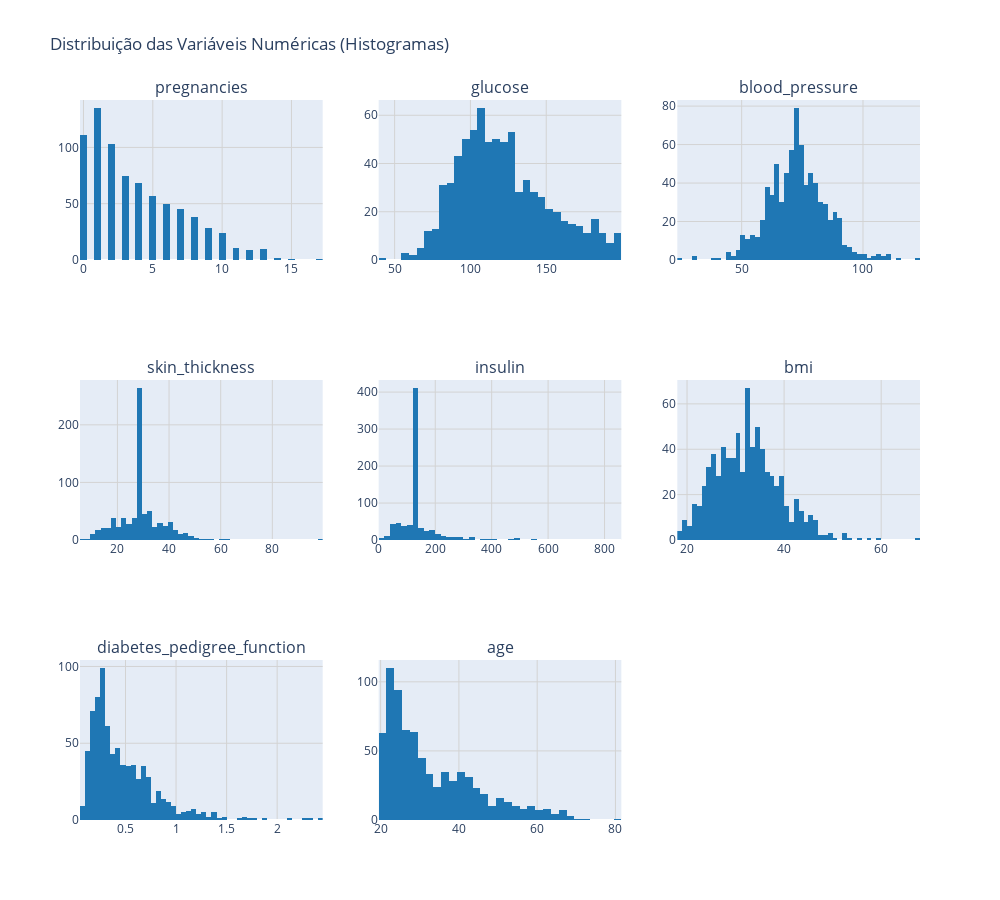

Source (notebook cell):
### Markdown cell above
> Esta tabela apresenta as estatísticas descritivas das variáveis numéricas do dataset, incluindo o número de registros, média, desvio padrão, quartis (Q1, mediana, Q3), valores mínimos e máximos. Essas métricas ajudam a entender a distribuição, a variabilidade e a presença de possíveis outliers para cada atributo relevante ao diagnóstico de diabetes.

Insights:

- Os valores de insulina apresentam grande dispersão (desvio padrão alto e máximo muito elevado), sugerindo outliers ou casos clínicos extremos.

- Glucose, blood_pressure, skin_thickness, bmi e age têm distribuições compatíveis com dados clínicos populacionais, embora em todas as variáveis haja variação considerável entre mínimo e máximo.

> De modo geral, a tabela revela um conjunto de dados realista e variado, com indícios de assimetrias e necessidade de atenção especial a outliers na preparação do modelo.

> Observação:
>> A tabela de estatísticas descritivas a seguir apresenta apenas as variáveis numéricas de interesse clínico, excluindo a variável target (outcome), por ser alvo da modelagem preditiva, e também as variáveis sinalizadoras flag_*, utilizadas apenas para rastrear etapas de imputação técnica do dataset e não representam atributos biológicos dos pacientes.

### Code cell
# Numeric variables ignorando a target e as flags_
NUMERIC_COLS = [
    col
    for col in df3.select_dtypes(include=["int8", "float32"]).columns
    if col != "outcome" and not col.startswith("flag_")
]

n_rows = 3
n_cols = 3

fig = make_subplots(
    rows=n_rows,
    cols=n_cols,
    subplot_titles=NUMERIC_COLS,
)

for i, col in enumerate(NUMERIC_COLS):
    row = (i // n_rows) + 1
    col_pos = (i % n_cols) + 1

    fig.add_trace(
        go.Histogram(
            x=df3[col],
            name=col,
            marker_color="#1f77b4",
            nbinsx=50,
        ),
        row=row,
        col=col_pos,
    )

    fig.update_traces(showlegend=False, row=row, col=col_pos)

fig.update_layout(
    title_text="Distribuição das Variáveis Numéricas (Histogramas)",
    height=900,
    width=1000,
)

fig.update_xaxes(showgrid=True, gridwidth=1, gridcolor="LightGrey")
fig.update_yaxes(showgrid=True, gridwidth=1, gridcolor="LightGrey")

### Figure 1 — Plotly figure (JSON) as saved in the notebook; plotly's stock layout.template omitted (floating-point values rounded to 4 significant figures; data arrays with more than 128 entries replaced by an {"elided": "..."} marker saying what was removed)
{"data": [{"marker": {"color": "#1f77b4"}, "name": "pregnancies", "nbinsx": 50, "showlegend": false, "type": "histogram", "x": {"elided": "768 int values"}, "xaxis": "x", "yaxis": "y"}, {"marker": {"color": "#1f77b4"}, "name": "glucose", "nbinsx": 50, "showlegend": false, "type": "histogram", "x": {"elided": "768 float values"}, "xaxis": "x2", "yaxis": "y2"}, {"marker": {"color": "#1f77b4"}, "name": "blood_pressure", "nbinsx": 50, "showlegend": false, "type": "histogram", "x": {"elided": "768 float values"}, "xaxis": "x3", "yaxis": "y3"}, {"marker": {"color": "#1f77b4"}, "name": "skin_thickness", "nbinsx": 50, "showlegend": false, "type": "histogram", "x": {"elided": "768 float values"}, "xaxis": "x4", "yaxis": "y4"}, {"marker": {"color": "#1f77b4"}, "name": "insulin", "nbinsx": 50, "showlegend": false, "type": "histogram", "x": {"elided": "768 float values"}, "xaxis": "x5", "yaxis": "y5"}, {"marker": {"color": "#1f77b4"}, "name": "bmi", "nbinsx": 50, "showlegend": false, "type": "histogram", "x": {"elided": "768 float values"}, "xaxis": "x6", "yaxis": "y6"}, {"marker": {"color": "#1f77b4"}, "name": "diabetes_pedigree_function", "nbinsx": 50, "showlegend": false, "type": "histogram", "x": {"elided": "768 float values"}, "xaxis": "x7", "yaxis": "y7"}, {"marker": {"color": "#1f77b4"}, "name": "age", "nbinsx": 50, "showlegend": false, "type": "histogram", "x": {"elided": "768 float values"}, "xaxis": "x8", "yaxis": "y8"}], "layout": {"annotations": [{"font": {"size": 16}, "showarrow": false, "text": "pregnancies", "x": 0.1444, "xanchor": "center", "xref": "paper", "y": 1, "yanchor": "bottom", "yref": "paper"}, {"font": {"size": 16}, "showarrow": false, "text": "glucose", "x": 0.5, "xanchor": "center", "xref": "paper", "y": 1, "yanchor": "bottom", "yref": "paper"}, {"font": {"size": 16}, "showarrow": false, "text": "blood_pressure", "x": 0.8556, "xanchor": "center", "xref": "paper", "y": 1, "yanchor": "bottom", "yref": "paper"}, {"font": {"size": 16}, "showarrow": false, "text": "skin_thickness", "x": 0.1444, "xanchor": "center", "xref": "paper", "y": 0.6111, "yanchor": "bottom", "yref": "paper"}, {"font": {"size": 16}, "showarrow": false, "text": "insulin", "x": 0.5, "xanchor": "center", "xref": "paper", "y": 0.6111, "yanchor": "bottom", "yref": "paper"}, {"font": {"size": 16}, "showarrow": false, "text": "bmi", "x": 0.8556, "xanchor": "center", "xref": "paper", "y": 0.6111, "yanchor": "bottom", "yref": "paper"}, {"font": {"size": 16}, "showarrow": false, "text": "diabetes_pedigree_function", "x": 0.1444, "xanchor": "center", "xref": "paper", "y": 0.2222, "yanchor": "bottom", "yref": "paper"}, {"font": {"size": 16}, "showarrow": false, "text": "age", "x": 0.5, "xanchor": "center", "xref": "paper", "y": 0.2222, "yanchor": "bottom", "yref": "paper"}], "height": 900, "title": {"text": "Distribuição das Variáveis Numéricas (Histogramas)"}, "width": 1000, "xaxis": {"anchor": "y", "domain": [0, 0.2889], "gridcolor": "LightGrey", "gridwidth": 1, "showgrid": true}, "xaxis2": {"anchor": "y2", "domain": [0.3556, 0.6444], "gridcolor": "LightGrey", "gridwidth": 1, "showgrid": true}, "xaxis3": {"anchor": "y3", "domain": [0.7111, 1], "gridcolor": "LightGrey", "gridwidth": 1, "showgrid": true}, "xaxis4": {"anchor": "y4", "domain": [0, 0.2889], "gridcolor": "LightGrey", "gridwidth": 1, "showgrid": true}, "xaxis5": {"anchor": "y5", "domain": [0.3556, 0.6444], "gridcolor": "LightGrey", "gridwidth": 1, "showgrid": true}, "xaxis6": {"anchor": "y6", "domain": [0.7111, 1], "gridcolor": "LightGrey", "gridwidth": 1, "showgrid": true}, "xaxis7": {"anchor": "y7", "domain": [0, 0.2889], "gridcolor": "LightGrey", "gridwidth": 1, "showgrid": true}, "xaxis8": {"anchor": "y8", "domain": [0.3556, 0.6444], "gridcolor": "LightGrey", "gridwidth": 1, "showgrid": true}, "xaxis9": {"anchor": "y9", "domain": [0.7111, 1], "gridcolor": "LightGrey", "gridwidth": 1, "showgrid": true}, "yaxis": {"anchor": "x", "domain": [0.7778, 1], "gridcolor": "LightGrey", "gridwidth": 1, "showgrid": true}, "yaxis2": {"anchor": "x2", "domain": [0.7778, 1], "gridcolor": "LightGrey", "gridwidth": 1, "showgrid": true}, "yaxis3": {"anchor": "x3", "domain": [0.7778, 1], "gridcolor": "LightGrey", "gridwidth": 1, "showgrid": true}, "yaxis4": {"anchor": "x4", "domain": [0.3889, 0.6111], "gridcolor": "LightGrey", "gridwidth": 1, "showgrid": true}, "yaxis5": {"anchor": "x5", "domain": [0.3889, 0.6111], "gridcolor": "LightGrey", "gridwidth": 1, "showgrid": true}, "yaxis6": {"anchor": "x6", "domain": [0.3889, 0.6111], "gridcolor": "LightGrey", "gridwidth": 1, "showgrid": true}, "yaxis7": {"anchor": "x7", "domain": [0, 0.2222], "gridcolor": "LightGrey", "gridwidth": 1, "showgrid": true}, "yaxis8": {"anchor": "x8", "domain": [0, 0.2222], "gridcolor": "LightGrey", "gridwidth": 1, "showgrid": true}, "yaxis9": {"anchor": "x9", "domain": [0, 0.2222], "gridcolor": "LightGrey", "gridwidth": 1, "showgrid": true}}}
